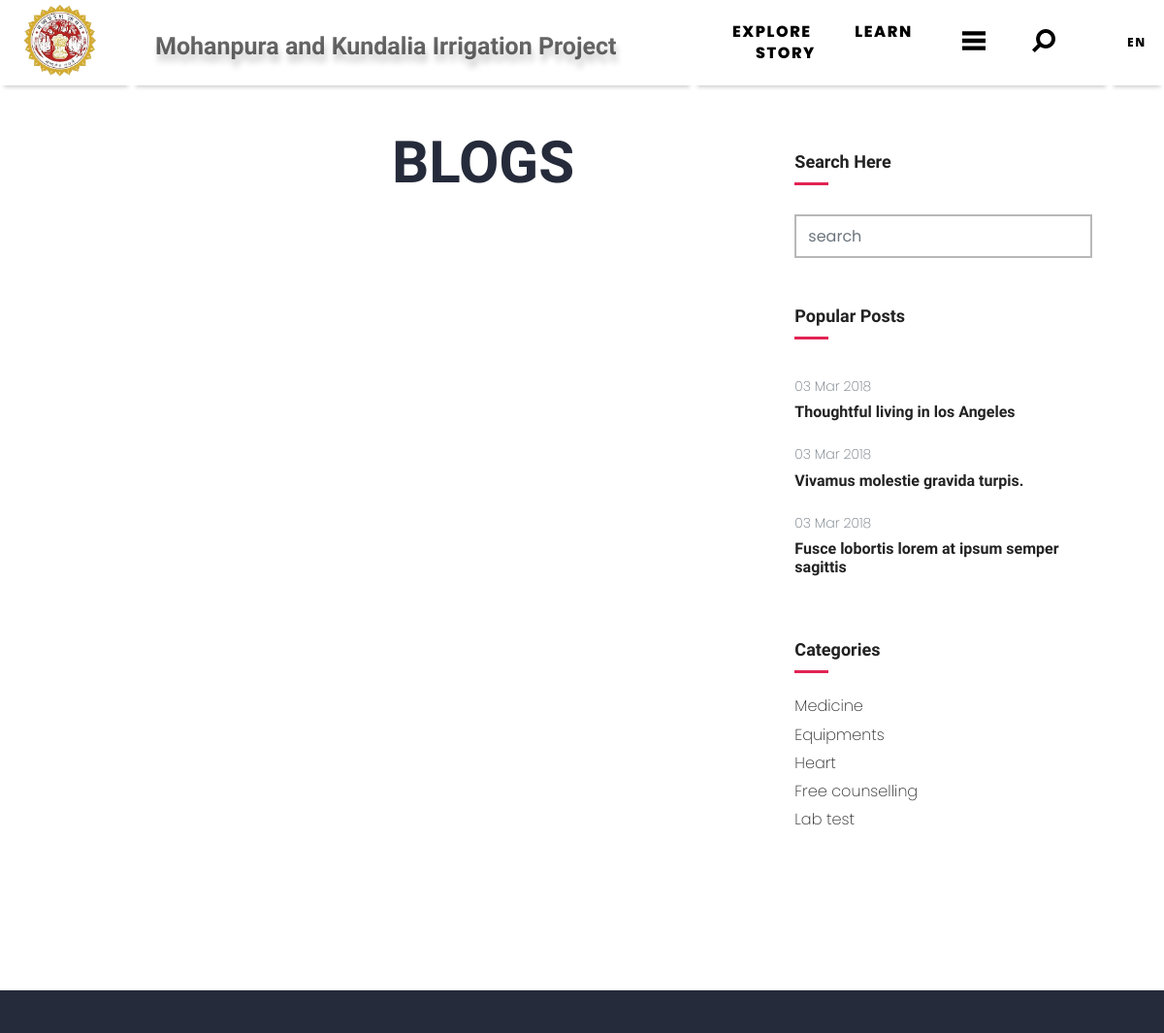
The app's page /blogs (upper part), older data.
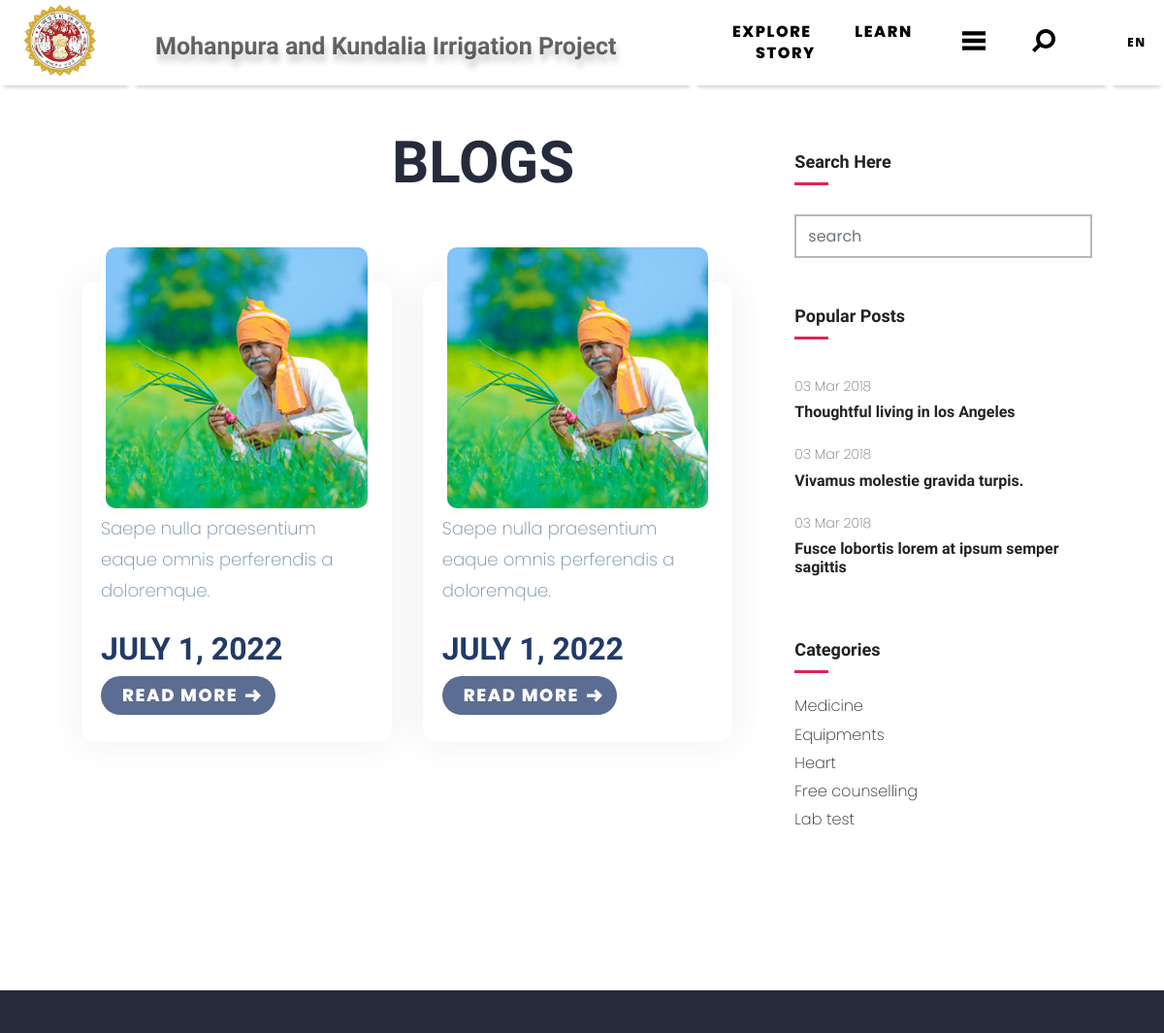
The same page, newer data.
### zapp/models.py (models this page shows, shortened)
class Blogs(models.Model):
    categorys = models.ForeignKey(Blog_category, on_delete=models.CASCADE, null=True)
    name =  models.CharField(max_length=50)
    detail = models.TextField(null=True)
    discription = RichTextField(null=True)
    image = models.FileField(null=True)
    date = models.DateField(auto_now=True)

### zapp/views.py (the view)
# urls.py: path('blogs', BLOGS, name='blogs'),
def BLOGS(request):
    blo = Blogs.objects.all()
    d = {"blo":blo}
    return render(request, 'frontend/Blogs.html',d)

### zapp/templates/frontend/Blogs.html (shortened to what this page needs)
<!DOCTYPE html>
<html lang="zxx">
<head>
    {% load static %}
  <link rel="stylesheet" href="{% static 'doctor/plugins/bootstrap/css/bootstrap.min.css' %}">
  <link rel="stylesheet" href="{% static 'doctor/plugins/icofont/icofont.min.css' %}">
  <link rel="stylesheet" href="{% static 'doctor/plugins/slick-carousel/slick/slick.css' %}">
  <link rel="stylesheet" href="{% static 'doctor/plugins/slick-carousel/slick/slick-theme.css' %}">
  <link rel="stylesheet" href="{% static 'doctor/css/style.css' %}">
</head>
<body id="top">
{% include 'header.html' %}
<div class="background-text bg_light" >
    <div class="background-text__content"  >
    <h1 class="block block--large highlight-header" style="padding-left: 25%;font-size: 60px;margin-top: -70px;" ><span class="highlight-header" style="color: #252B3A;" >BLOGS</span></h1>
    <section class="section blog-wrap" style="padding-left: 50px;padding-right: 50px;margin-top: -180px;" >
        <div class="container">
            <div class="row">
                <div class="col-lg-8">
                    <div class="row">
                        <section class="section service-2">
                            <div class="container">
                                <div class="row">
                                    {% for i in blo %}
                                    <div class="col-lg-6 col-md-6 col-sm-6"  >
                                        <div class="service-block mb-5" style="border-radius: 15px;" >
                                            <img src="{{ i.image.url }}" style="border-radius: 15px;" alt="" class="img-fluid">
                                            <div class="content">
                                                <p class="mb-4">{{ i.detail }}</p>
                                                <h4 class="mt-4 mb-2 title-color">{{ i.date }}</h4>
                                            </div>
                                            <div class="page-card__details" style="background-color:#fff;border-radius:0px 0px 15px 15px" >
                                                <a href="{% url 'blogdetail' i.id %}" class="button button--secondary button--slim" style="background-color: #5B6D92;color:#fff;width:180px;height:40px;border-radius: 25px;padding-left: 22px;" >
                                                  Read More
                                                    <svg class="icon icon--small" style="color: #fff;" >
                                                        <use href="#arrow-right"/>
                                                    </svg>
                                                </a>
                                            </div>
                                        </div>
                                    </div>
                                    {% endfor %}
                                </div>
                            </div>
                        </section>
    </div>
                </div>
                <div class="col-lg-4"  >
                    <div class="sidebar-wrap pl-lg-4 mt-5 mt-lg-0" >
        <div class="sidebar-widget search  mb-3 ">
            <h5>Search Here</h5>
            <form action="#" class="search-form">
                <input type="text" class="form-control" placeholder="search">
            </form>
        </div>
        <div class="sidebar-widget latest-post mb-3">
            <h5>Popular Posts</h5>
            <div class="py-2">
                <span class="text-sm text-muted">03 Mar 2018</span>
                <h6 class="my-2"><a href="#">Thoughtful living in los Angeles</a></h6>
            </div>
            <div class="py-2">
                   <span class="text-sm text-muted">03 Mar 2018</span>
                <h6 class="my-2"><a href="#">Vivamus molestie gravida turpis.</a></h6>
            </div>
            <div class="py-2">
                <span class="text-sm text-muted">03 Mar 2018</span>
                <h6 class="my-2"><a href="#">Fusce lobortis lorem at ipsum semper sagittis</a></h6>
            </div>
        </div>
        <div class="sidebar-widget category mb-3">
            <h5 class="mb-4">Categories</h5>
            <ul class="list-unstyled">
              <li class="align-items-center">
                <a href="#">Medicine</a>
              </li>
              <li class="align-items-center">
                <a href="#">Equipments</a>
              </li>
              <li class="align-items-center">
                <a href="#">Heart</a>
              </li>
              <li class="align-items-center">
                <a href="#">Free counselling</a>
              </li>
              <li class="align-items-center">
                <a href="#">Lab test</a>
              </li>
            </ul>
        </div>
    </div>
                </div>
            </div>
        </div>
    </section>
{% include 'footer.html' %}
  </body>
  </html>

### zapp/templates/header.html (shortened to what this page needs)
<!DOCTYPE html>
<html lang="en">
{% load static %}
<head>
    <link href="{% static 'landcoalition/css/global_styles.4bd5143c67de.css' %}" rel="stylesheet">
    <link rel="stylesheet" href="https://cdnjs.cloudflare.com/ajax/libs/slick-carousel/1.8.1/slick.min.css" />
    <link rel="stylesheet" href="https://cdnjs.cloudflare.com/ajax/libs/slick-carousel/1.8.1/slick-theme.min.css" />
  </head>
  <body class>
      <header class="page-header">
<div class="header__container"  >
  <div class="nav__brand" style="background-color: #fff;box-shadow: 0 6px 4px -4px rgb(24 24 24 / 20%);" >
      <div class="logo logo--inverted"  >
    <a href="{% url 'home' %}" ><img style="width:85%;padding-top: 4.5px;" src="{% static 'landcoalition/images/log.png' %}" ></a>
 </div>
  </div>
  <div class="nav__sites" style="width:1700px;background-color: #fff;box-shadow: 0 6px 4px -4px rgb(24 24 24 / 20%);" >
    <h5 style="color: rgba(0,0,0,0.6);
    text-shadow: 2px 8px 6px rgba(0,0,0,0.2),
                     0px -5px 35px rgba(255,255,255,0.3);font-size: 25px;line-height: 0.9;" >Mohanpura and Kundalia Irrigation Project </h5>
  </div>
  <div class="nav__main" style="background-color: #fff;    box-shadow: 0 6px 4px -4px rgb(24 24 24 / 20%);" >
    <ul>
      <li>
        <a style="color: #000000;" href="{% url 'explore' %}" class="nav-main__standard-page">EXPLORE</a>
      </li>
      <li>
        <a style="color: #000000;" href="{% url 'learn' %}" class="nav-main__redirect-page">LEARN</a>
      </li>
      <li>
        <a style="color: #000000;" href="{% url 'story' %}" class="nav-main__standard-page">STORY</a>
      </li>
</ul>
    <label style="color: #000000;" for="nav-toggle" class="nav-toggle">
      <div class="nav-toggle__open">
        <svg class="icon">
          <use href="#burger"/>
        </svg>
      </div>
    </label>
    <label style="color: #000000;" for="search-toggle" class="search-toggle">
        <div class="search-toggle__open">
          <svg class="icon">
            <use href="#search"/>
          </svg>
        </div>
      </label>
  </div>
<div style="background-color: #fff;   box-shadow: 0 6px 4px -4px rgb(24 24 24 / 20%);" class="language-picker" aria-expanded="false" aria-label="Select language">
  <button id="language-picker__toggle" class="language-picker__toggle" aria-controls="language-picker__list" tabindex="0">
    <span class="language-picker__current-language">en</span>
  </button>
</div>
</div>
      </header>
    <main class>

### zapp/templates/footer.html (shortened to what this page needs)
{% load static %}
<footer class="page-footer inverted" style="background-color: #252B3A;padding-left: 50px;padding-right: 50px;" >
          </footer>
    </body></html>

### zapp/static/doctor/css/style.css (style rules this page uses)
html { overflow-x: hidden; }
body { line-height: 1.6; font-family: "Roboto", sans-serif; -webkit-font-smoothing: antialiased; font-size: 16px; color: #6F8BA4; font-weight: 400; }
h1, .h1, h2, .h2, h3, .h3, h4, .h4, h5, .h5, h6, .h6 { font-family: "Exo", sans-serif; font-weight: 700; color: #222; }
h1, .h1 { font-size: 2.5rem; }
h4, .h4 { font-size: 1.3rem; line-height: 30px; }
h5, .h5 { font-size: 1.25rem; }
h6, .h6 { font-size: 1rem; }
p { line-height: 30px; }
input[type="email"], input[type="password"], input[type="text"], input[type="tel"] { box-shadow: none; height: 45px; outline: none; font-size: 14px; }
.form-control { box-shadow: none; border-radius: 0; }
.section { padding: 100px 0; }
.text-sm { font-size: 14px; }
a { color: #222; text-decoration: none; transition: all .35s ease; }
.title-color { color: #223a66; }
.service-block { padding: 20px; margin-top: 40px; border: 1px solid rgba(0, 0, 0, 0.03); box-shadow: 0 0 38px rgba(21, 40, 82, 0.07); }
.service-block img { width: 100%; margin-top: -60px; border: 5px solid #fff; }
.sidebar-widget { margin-bottom: 30px; padding-bottom: 35px; }
.sidebar-widget h5 { margin-bottom: 30px; position: relative; padding-bottom: 15px; }
.sidebar-widget h5:before { position: absolute; content: ""; left: 0px; bottom: 0px; width: 35px; height: 3px; background: #e12454; }
.sidebar-widget.category ul li { margin-bottom: 10px; }
.sidebar-widget.category ul li a { color: #222; transition: all 0.3s ease; }
.search-form { position: relative; }

### zapp/templates/header.html (style rules this page uses)
* { box-sizing: border-box; }
body { font-family:'Poppins', sans-serif; }
img { vertical-align: middle; }

Row changes from the older to the newer data that the page shows:
added Blogs: image (picture), detail "Saepe nulla praesentium eaque omnis perferendis a doloremque.", date "JULY 1, 2022"
added Blogs: image (picture), detail "Saepe nulla praesentium eaque omnis perferendis a doloremque.", date "JULY 1, 2022"
